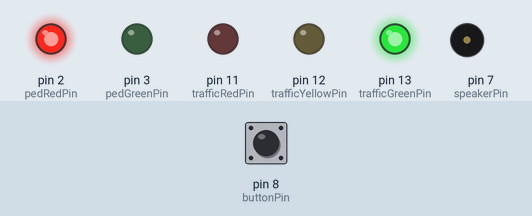
Recording of a sketch running on a simulated Arduino Uno, built with avr-gcc and run on an emulated ATmega328P. Parts: output pins drawn as LEDs (lit = HIGH), buzzer (waves = sounding). Inputs (shaded band) come from the test bench; at power-on: pin 8 (buttonPin) LOW. What the sketch prints to the serial monitor is not drawn.

Above: at 1.2 s.
1.3 s: pin 8 (buttonPin) pulled HIGH for 0.15 s
At 4.9 s:
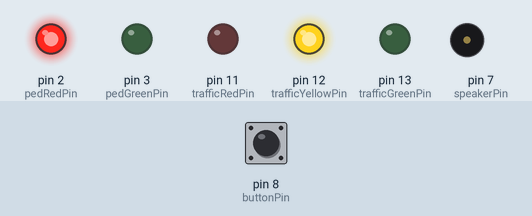
At 8.0 s:
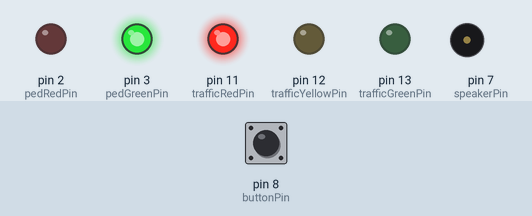
Timing chart, 0 to 17.8 s (numbered marks = the images above; inputs shaded):
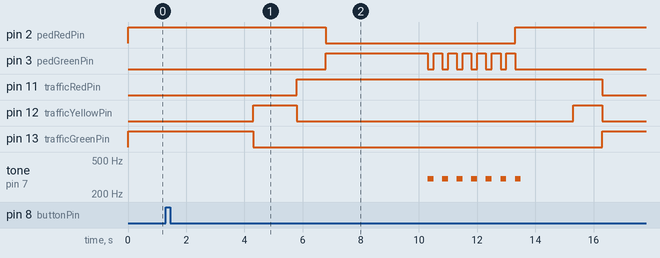

The sketch:

TrafficLights.ino
```cpp
/* An implementation of a pedestrian crossing
  Pressing a button will after a few seconds give a red light to the traffic
  and a green light to the pedestrians. After some more seconds, the pedestrian
  green light will start to blink and the speaker will beep. After a few seconds of this
  the pedestrian light will turn red and the traffic lights will turn green again.
*/

// Pedestrian lights
const byte pedRedPin = 2;
const byte pedGreenPin = 3;

// Traffic lights
const byte trafficRedPin = 11;
const byte trafficYellowPin = 12;
const byte trafficGreenPin = 13;

// Sound
const byte speakerPin = 7;

// Input
const byte buttonPin = 8;

void setup() {
  // Read from the button
  pinMode(buttonPin, INPUT);
  Serial.begin(9600);

  // Output to the diodes and speaker
  pinMode(pedRedPin, OUTPUT);
  pinMode(pedGreenPin, OUTPUT);
  pinMode(trafficRedPin, OUTPUT);
  pinMode(trafficYellowPin, OUTPUT);
  pinMode(trafficGreenPin, OUTPUT);
  pinMode(speakerPin, OUTPUT);

  // Default is traffic has green light, pedestrians have red
  digitalWrite(trafficGreenPin, HIGH);
  digitalWrite(pedRedPin, HIGH);
}

void loop() {
  Serial.println(digitalRead(buttonPin));
  delay(50);
  if (digitalRead(buttonPin) == HIGH) {
    // When the button is pressed, wait 3.5 seconds, then switch the lights
    delay(3000);
    pedestrianRedToGreen();

    // After 5 seconds, let switch back
    delay(3000);
    trafficRedToGreen();
  }
}

void trafficRedToGreen() {
  // Give the pedestrians red and wait a few seconds
  pedestrianGreenToRed();
  delay(2000);

  // Turn on the yellow light
  digitalWrite(trafficYellowPin, HIGH);
  delay(1000);

  // Turn off red and yellow, turn on green
  digitalWrite(trafficRedPin, LOW);
  digitalWrite(trafficYellowPin, LOW);
  digitalWrite(trafficGreenPin, HIGH);
}

void trafficGreenToRed() {
  digitalWrite(trafficGreenPin, LOW);
  digitalWrite(trafficYellowPin, HIGH);
  delay(1500);
  digitalWrite(trafficYellowPin, LOW);
  digitalWrite(trafficRedPin, HIGH);
}

void pedestrianRedToGreen() {
  // Give the traffic red light and wait a second
  trafficGreenToRed();
  delay(1000);

  // Turn off the red and on the green
  digitalWrite(pedRedPin, LOW);
  digitalWrite(pedGreenPin, HIGH);
}

void pedestrianGreenToRed() {
  // We should have some sound as well
  for (int beeps = 0; beeps < 7; beeps++) {
    delay(200);
    digitalWrite(pedGreenPin, HIGH);
    delay(300);
    tone(speakerPin, 300, 200);
    digitalWrite(pedGreenPin, LOW);
  }

  digitalWrite(pedGreenPin, LOW);
  digitalWrite(pedRedPin, HIGH);
}
```

Measured:
- after the input at 1.3 s, pin 2 (pedRedPin): HIGH → LOW after 5.5 s, → HIGH 6.5 s later; pin 3 (pedGreenPin): LOW → HIGH after 5.5 s, then repeats every 0.50 s: LOW 0.20 s, HIGH 0.30 s, until it stays LOW from 13.3 s
